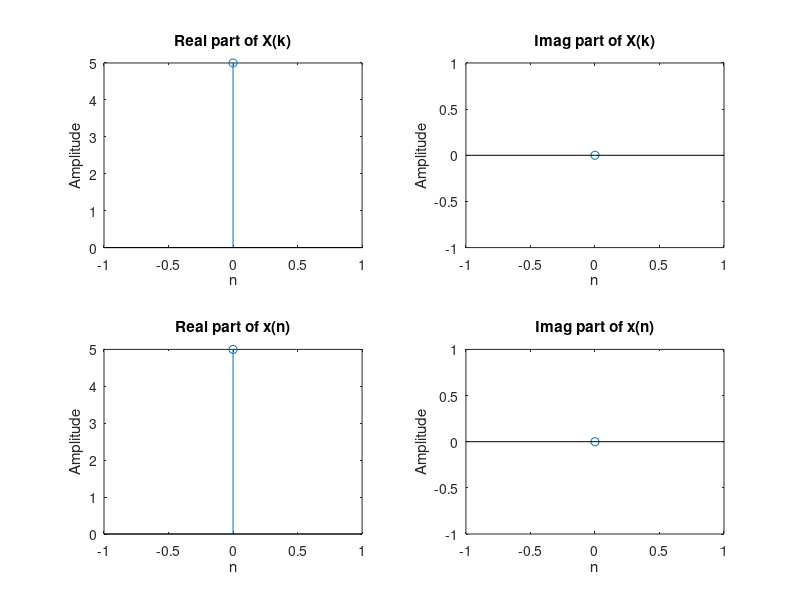

This chart was generated by the following MATLAB code:
clc; 
clear all;
x=input('enter X[k]:');
N=length(x);
x=conj(x)
levels=nextpow2(N);
xn=[x,zeros(1,(2^levels)-N)];
N=length(xn);
tw=cos(2*pi*(1/N)*(0:N/2-1))-j*sin(2*pi*(1/N)*(0:N/2-1));
for level=levels:-1:1
    L=2^level;
   twlvl=tw(1:N/L:N/2);
    for k=0:L:N-L       
        for n=0:L/2-1
            A=x(n+k+1);
            B=x(n+k+(L/2)+1);
            x(n+k+1)=A+B;
            x(n+k+(L/2)+1)=(A-B)*twlvl(n+1);;
         end  
    end
    x
 end
x=bitrevorder(x)
XK=conj(x)/N ;
disp(XK)
n=0:N-1;
subplot(2,2,1);
stem(n,real(xn));
title('Real part of X(k)');
xlabel('n');
ylabel('Amplitude');
subplot(2,2,2);
stem(n,imag(xn));
title('Imag part of X(k)');
xlabel('n');
ylabel('Amplitude');
subplot(2,2,3);
stem(n,real(XK));
title('Real part of x(n)');
xlabel('n');ylabel('Amplitude');
subplot(2,2,4);
stem(n,imag(XK));
title('Imag part of x(n)');
xlabel('n');
ylabel('Amplitude');
